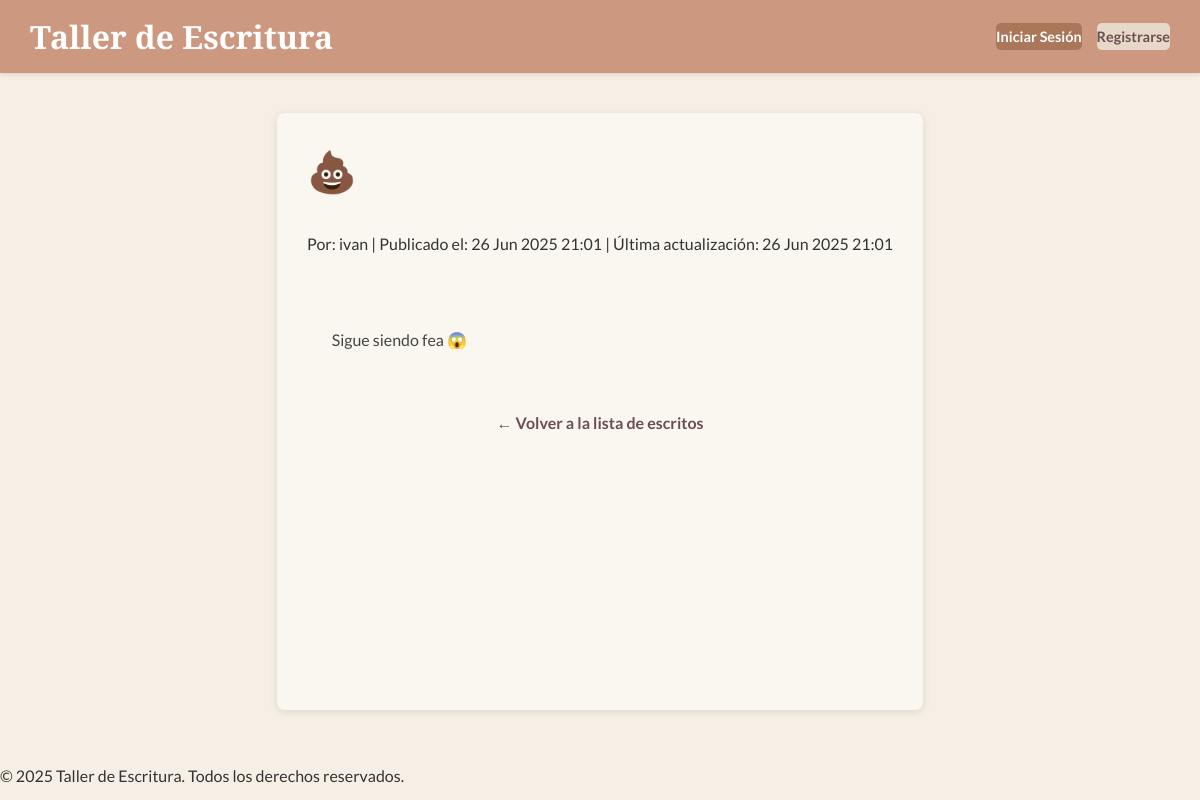
Page /escritura/2/ on the earlier database version.
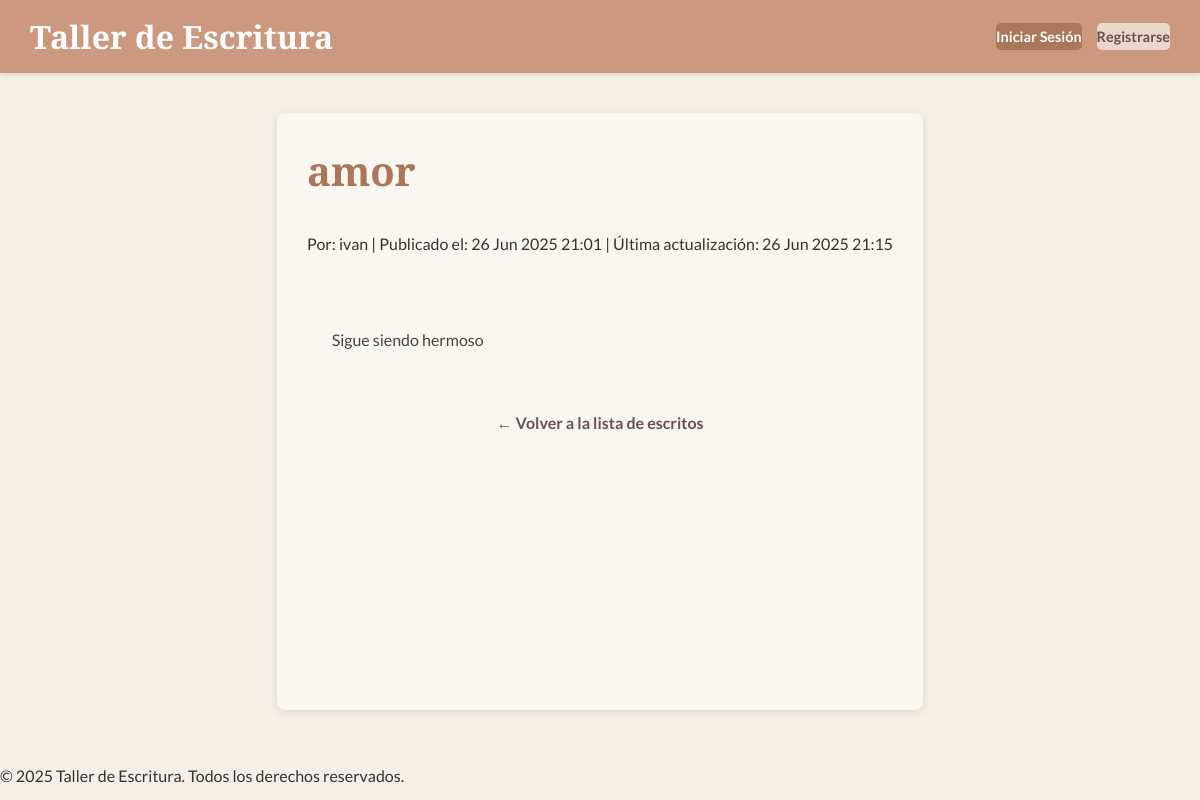
Same page on the later database version.
### escritura/models.py (models this page shows, shortened)
class Escrito(models.Model):
    ESTADO_CHOICES = [
        ('BORRADOR', 'Borrador'),
        ('PRIVADO', 'Privado'),
        ('PUBLICO', 'Público'),
    ]
    autor = models.ForeignKey(User, on_delete=models.CASCADE, related_name='escritos')
    titulo = models.CharField(max_length=200)
    contenido = RichTextUploadingField() # MODIFICADO: Usa RichTextUploadingField para permitir subir archivos
    fecha_creacion = models.DateTimeField(auto_now_add=True)
    fecha_actualizacion = models.DateTimeField(auto_now=True)
    estado = models.CharField(max_length=10, choices=ESTADO_CHOICES, default='BORRADOR')
    class Meta:
        ordering = ['-fecha_creacion']
        verbose_name = "Escrito"
        verbose_name_plural = "Escritos"

### escritura/views.py (the view)
# urls.py: path('<int:pk>/', views.DetalleEscrito.as_view(), name='detalle_escrito'),
class DetalleEscrito(DetailView):
    model = Escrito  # Le decimos a DetailView qué modelo debe usar.
    template_name = 'escritura/detalle_escrito.html' # Ruta a la plantilla para mostrar el detalle.
    context_object_name = 'escrito' # Nombre de la variable que contendrá el objeto en la plantilla.
    def get_queryset(self):
        return Escrito.objects.filter(estado='PUBLICO')

### escritura/templates/escritura/detalle_escrito.html (shortened to what this page needs)
{% extends 'base.html' %}
{% block content %}
    <div class="header-section">
        <h1 class="page-title">{{ escrito.titulo }}</h1>
    </div>
    <p class="meta-info">
        Por: {{ escrito.autor.username }} |
        Publicado el: {{ escrito.fecha_creacion|date:"d M Y H:i" }} |
        Última actualización: {{ escrito.fecha_actualizacion|date:"d M Y H:i" }}
    </p>
    <div class="content">
        {{ escrito.contenido|safe }}
    </div>
    <a href="{% url 'escritura:lista_escritos' %}" class="back-link">← Volver a la lista de escritos</a>
{% endblock %}

Differences in the rows shown:
changed Escrito "ivan": titulo "💩" → "amor"; fecha_actualizacion "26 Jun 2025 21:01" → "26 Jun 2025 21:15"; contenido "Sigue siendo fea 😱" → "Sigue siendo hermoso"
